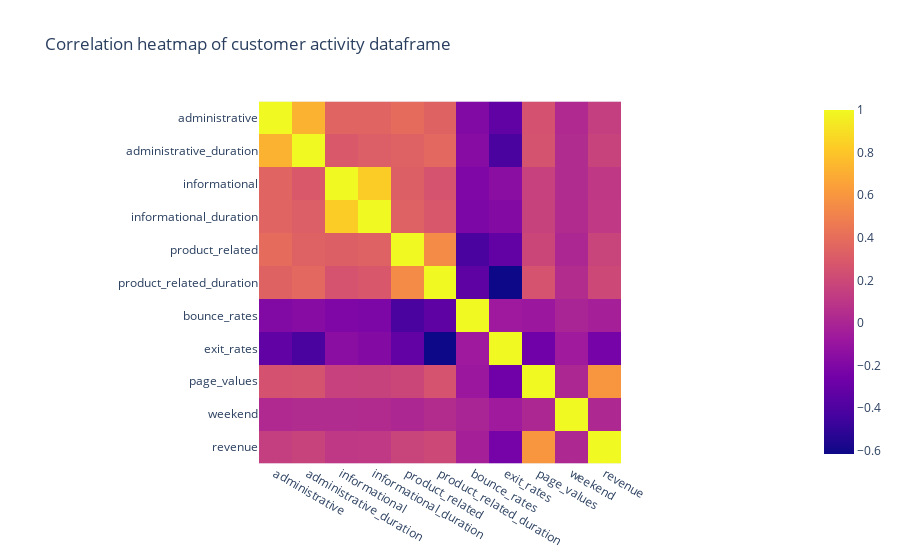

Notebook source saved alongside this figure:
### Markdown cell above
### Finding overly correlated columns

### Code cell
import plotly.express as px
heatmap_df = customer_activity_z_scores
heatmap_df = heatmap_df.drop(columns=['month', 'operating_systems', 'browser', 'region', 'traffic_type', 'visitor_type'])
heatmap_df
px.imshow(heatmap_df.corr(), title='Correlation heatmap of customer activity dataframe')

### Figure 1 — Plotly figure (JSON) as saved in the notebook; plotly's stock layout.template omitted (floating-point values rounded to 4 significant figures)
{"data": [{"coloraxis": "coloraxis", "hovertemplate": "x: %{x}<br>y: %{y}<br>color: %{z}<extra></extra>", "name": "0", "type": "heatmap", "x": ["administrative", "administrative_duration", "informational", "informational_duration", "product_related", "product_related_duration", "bounce_rates", "exit_rates", "page_values", "weekend", "revenue"], "xaxis": "x", "y": ["administrative", "administrative_duration", "informational", "informational_duration", "product_related", "product_related_duration", "bounce_rates", "exit_rates", "page_values", "weekend", "revenue"], "yaxis": "y", "z": [[1, 0.7185, 0.3492, 0.3482, 0.39, 0.3426, -0.1919, -0.3298, 0.256, 0.02568, 0.1501], [0.7185, 1, 0.2922, 0.3167, 0.3324, 0.3724, -0.1676, -0.4147, 0.258, 0.03835, 0.1675], [0.3492, 0.2922, 1, 0.8279, 0.3226, 0.2607, -0.2069, -0.1482, 0.1593, 0.03803, 0.1076], [0.3482, 0.3167, 0.8279, 1, 0.3345, 0.2842, -0.2117, -0.1799, 0.1629, 0.03636, 0.1132], [0.39, 0.3324, 0.3226, 0.3345, 1, 0.55, -0.4174, -0.3229, 0.1876, 0.01106, 0.1786], [0.3426, 0.3724, 0.2607, 0.2842, 0.55, 1, -0.3364, -0.6155, 0.2588, 0.04276, 0.2019], [-0.1919, -0.1676, -0.2069, -0.2117, -0.4174, -0.3364, 1, -0.06719, -0.07947, -0.006806, -0.03368], [-0.3298, -0.4147, -0.1482, -0.1799, -0.3229, -0.6155, -0.06719, 1, -0.2646, -0.0604, -0.2429], [0.256, 0.258, 0.1593, 0.1629, 0.1876, 0.2588, -0.07947, -0.2646, 1, 0.01493, 0.6004], [0.02568, 0.03835, 0.03803, 0.03636, 0.01106, 0.04276, -0.006806, -0.0604, 0.01493, 1, 0.01739], [0.1501, 0.1675, 0.1076, 0.1132, 0.1786, 0.2019, -0.03368, -0.2429, 0.6004, 0.01739, 1]]}], "layout": {"coloraxis": {"colorscale": [[0, "#0d0887"], [0.1111, "#46039f"], [0.2222, "#7201a8"], [0.3333, "#9c179e"], [0.4444, "#bd3786"], [0.5556, "#d8576b"], [0.6667, "#ed7953"], [0.7778, "#fb9f3a"], [0.8889, "#fdca26"], [1, "#f0f921"]]}, "title": {"text": "Correlation heatmap of customer activity dataframe"}, "xaxis": {"anchor": "y", "constrain": "domain", "domain": [0, 1], "scaleanchor": "y"}, "yaxis": {"anchor": "x", "autorange": "reversed", "constrain": "domain", "domain": [0, 1]}}}
